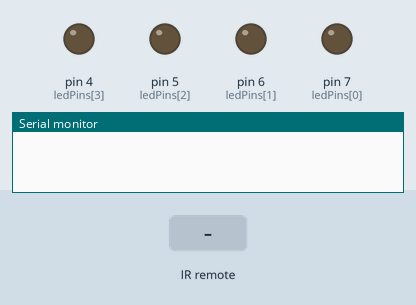
Recording of a sketch running on a simulated Arduino Uno, built with avr-gcc and run on an emulated ATmega328P. Parts: output pins drawn as LEDs (lit = HIGH), the last lines printed to the serial monitor. Dashed ring = blinking. The test bench sets the inputs (shaded band).

Above: at 1.2 s.
1.3 s: infrared code 0xFF30CF received
At 1.9 s:
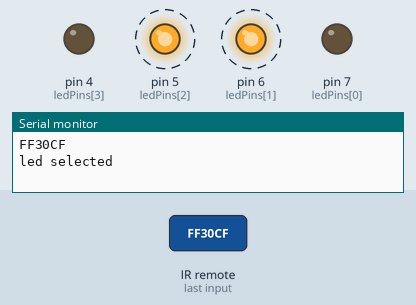
4.3 s: infrared code 0xFF18E7 received
At 4.42 s:
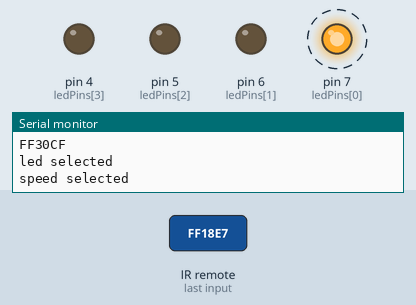
At 4.84 s:
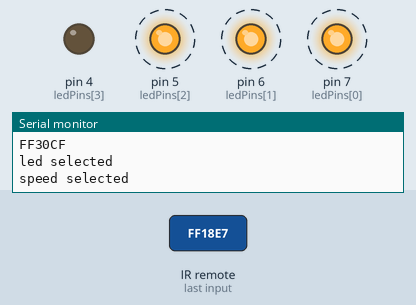
7.3 s: infrared code 0xFF7A85 received
10.3 s: infrared code 0xFF10EF received
Timing chart, 0 to 34.5 s (numbered marks = the images above; inputs shaded):
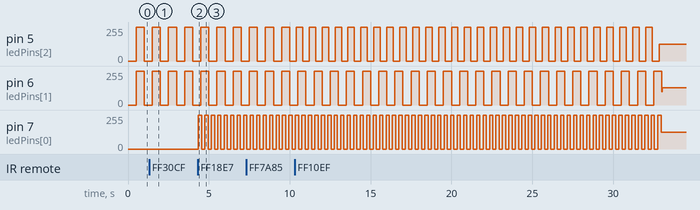

Measured:
- after the input at 4.3 s, pin 7 (ledPins[0]): alternates 255/255 for 0.20 s and 0/255 for 0.20 s, starting after 0.05 s
- by itself, pin 5 (ledPins[2]): repeats every 0.80 s: 0/255 0.40 s, 255/255 0.40 s, until it stays 127/255 from 32.8 s

The sketch:

opdracht8.ino
```cpp
#include <IRremote.h>

const int irPin = 8;                      //IR pin gezet op 8
int selectedLed = 0;                      //selectedLed staat op 0

const int ledPins[] = {7, 6, 5, 4};       //De LED pins
int ledStatus[] = {LOW, LOW, LOW, LOW};   //Status LED pins
int lastTimes[] = {0, 0, 0, 0};           //Check voor laatste knipper
int delays[] = {-1, 500, 500, -1};        //Delays zetten op LEDs


IRrecv irrecv(irPin);                     //Maak een nieuwe instantie van irrecv en sla deze op in de var IRrecv
decode_results results; ;                 //Definieer de var results om de ontvangen knop in op te slaan

void setup(){
  pinMode(ledPins[0], OUTPUT);            //Uitgang van Pin gedefinieerd als OUTPUT
  pinMode(ledPins[1], OUTPUT);            //Uitgang van Pin gedefinieerd als OUTPUT
  pinMode(ledPins[2], OUTPUT);            //Uitgang van Pin gedefinieerd als OUTPUT
  pinMode(ledPins[3], OUTPUT);            //Uitgang van Pin gedefinieerd als OUTPUT
  Serial.begin(9600);                     //Stel de seriele monitor in
  irrecv.enableIRIn();                    //Start de IR-ontvanger
}

void loop(){
  unsigned long currentTime = millis();             //variable met de huidige tijd in millis
  for(int x = 0; x <= 3; x++){                      //
    if(delays[x] != -1){                            //
      if(currentTime - lastTimes[x] >= delays[x]){  //Check of de huidige tijd - de laatste keer opgeslagen >= aan de voorgestelde knippertijd
        lastTimes[x] = currentTime;                 //Laatste keer vervangen door de huidge tijd
        if(ledStatus[x] = ledStatus[x] == LOW){     //Status van de LED veranderen, aan of uit
            ledStatus[x] == HIGH;                   // ^
         }else {
            ledStatus[x] == HIGH;                   // ^
         }
        digitalWrite(ledPins[x], ledStatus[x]);     //Digitale waarde naar de LED schrijven
      }
    }
  }


  if (irrecv.decode(&results)){                     //Als de IR-ontvanger een signaal heeft ontvangen
    if(selectedLed == 0){
      selectLed(results.value);                     //Welke knop er is gedrukt (voor welke led gedrukt wordt)
      Serial.println(results.value, HEX);           //Print de ontvangen waarde als hexadecimaal
      Serial.println("led selected");               //Print de feedback van het klikken van een knop
    } else {
      chooseSpeed(results.value);                   //Welke knop er is gedrukt (voor snelheid van de knippertijd)
      Serial.println("speed selected");             //Print de feedback van het klikken van een knop (snelheid)
    }
    delay(50);                                      //Delay van 50
    irrecv.resume();                                //Laat de IR-ontvanger luisteren naar nieuwe signalen
  }
}

void selectLed(int value){                          //selectLed functie
  switch(results.value){                            //Bepaal welke knop is ingedrukt
    case 0xFF30CF:                                  //Knop 1 als Hex code
    selectedLed = 1;                                //Zet 1 als selectedLed
    break;
    case 0xFF18E7:                                  //Knop 2 als Hex code
    selectedLed = 2;                                //Zet 2 als selectedLed
    break;
    case 0xFF7A85:                                  //Knop 3 als Hex code
    selectedLed = 3;                                //Zet 3 als selectedLed
    break;
    case 0xFF10EF:                                  //Knop 4 als Hex code
    selectedLed = 4;                                //Zet 4 als selectedLed
    break;
  }
}

void chooseSpeed(int value){
  switch(value){
    case 0xFF30CF:                                  //Knop 1 als Hex code en case
    changeDelay(100);                               //Verandert de delay naar 100
    break;
    case 0xFF18E7:                                  //Knop 2 als Hex code en case
    changeDelay(200);                               //Verandert de delay naar 200
    break;
    case 0xFF7A85:                                  //Knop 3 als Hex code en case
    changeDelay(300);                               //Verandert de delay naar 300
    break;
    case 0xFF10EF:                                  //Knop 4 als Hex code en case
    changeDelay(400);                               //Verandert de delay naar 400
    break;
    case 0xFF38C7:                                  //Knop 5 als Hex code en case
    changeDelay(500);                               //Verandert de delay naar 500
    break;
    case 0xFF5AA5:                                  //Knop 6 als Hex code en case
    changeDelay(600);                               //Verandert de delay naar 600
    break;
    case 0xFF42BD:                                  //Knop 7 als Hex code en case
    changeDelay(700);                               //Verandert de delay naar 700
    break;
    case 0xFF4AB5:                                  //Knop 8 als Hex code en case
    changeDelay(800);                               //Verandert de delay naar 800
    break;
    case 0xFF52AD:                                  //Knop 9 als Hex code en case
    changeDelay(900);                               //Verandert de delay naar 900
    break;
  }
  selectedLed = 0;                                  //Zet selectedLed op 0
}

void changeDelay(int value){
  if(selectedLed == 1){                             //Als Led 1 wordt geselecteerd
    delays[0] = value;                              //Delay die op de LED zitten veranderen naar de geselecteerde Delay
    }else if (selectedLed == 2){                    //Als Led 2 wordt geselecteerd
      delays[1] = value;                            //Delay die op de LED zitten veranderen naar de geselecteerde Delay
      }else if (selectedLed == 3){                  //Als Led 3 wordt geselecteerd
        delays[2] = value;                          //Delay die op de LED zitten veranderen naar de geselecteerde Delay
        }else if (selectedLed == 4){                //Als Led 4 wordt geselecteerd
          delays[3] = value;                        //Delay die op de LED zitten veranderen naar de geselecteerde Delay
          }
}
```
